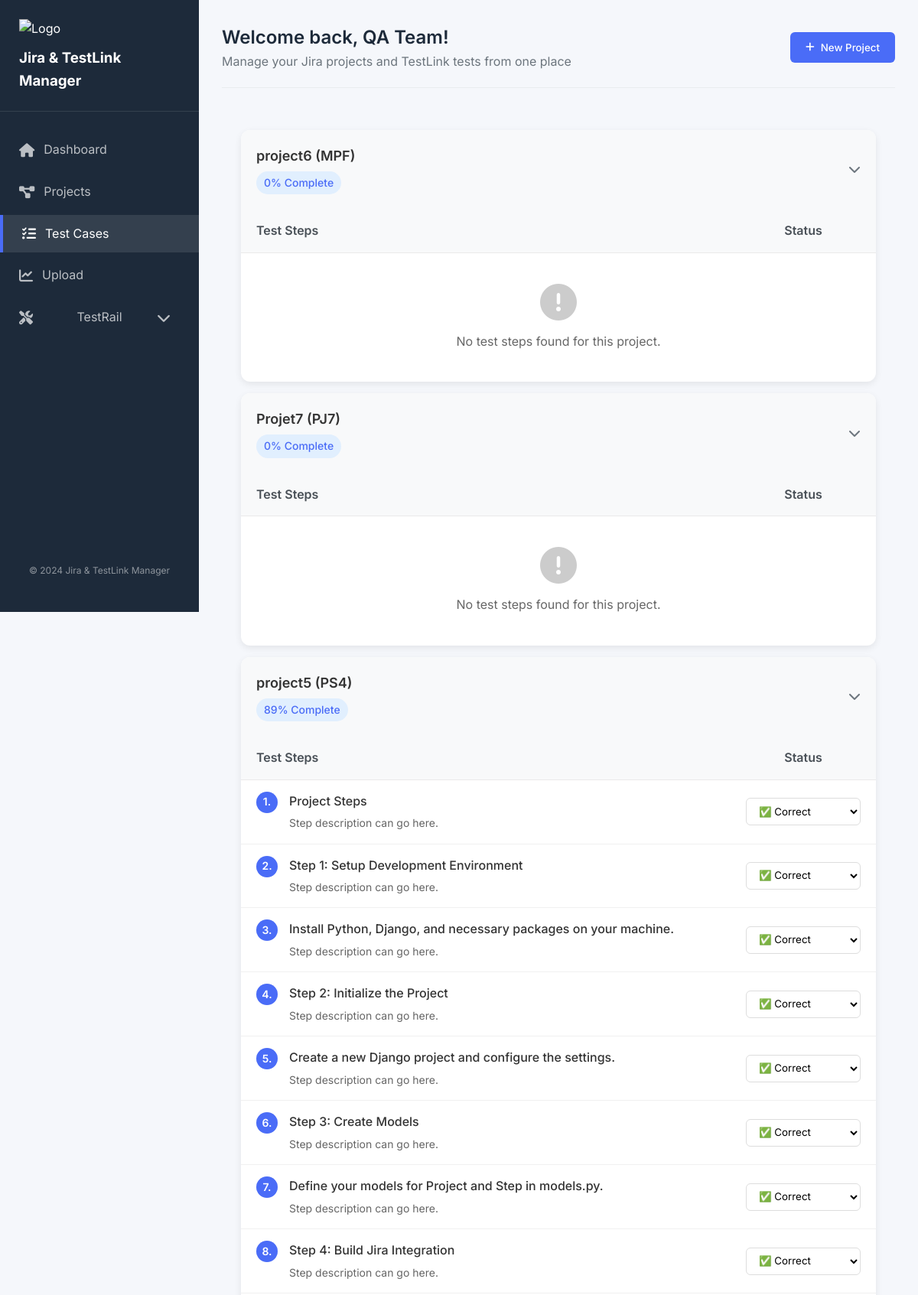
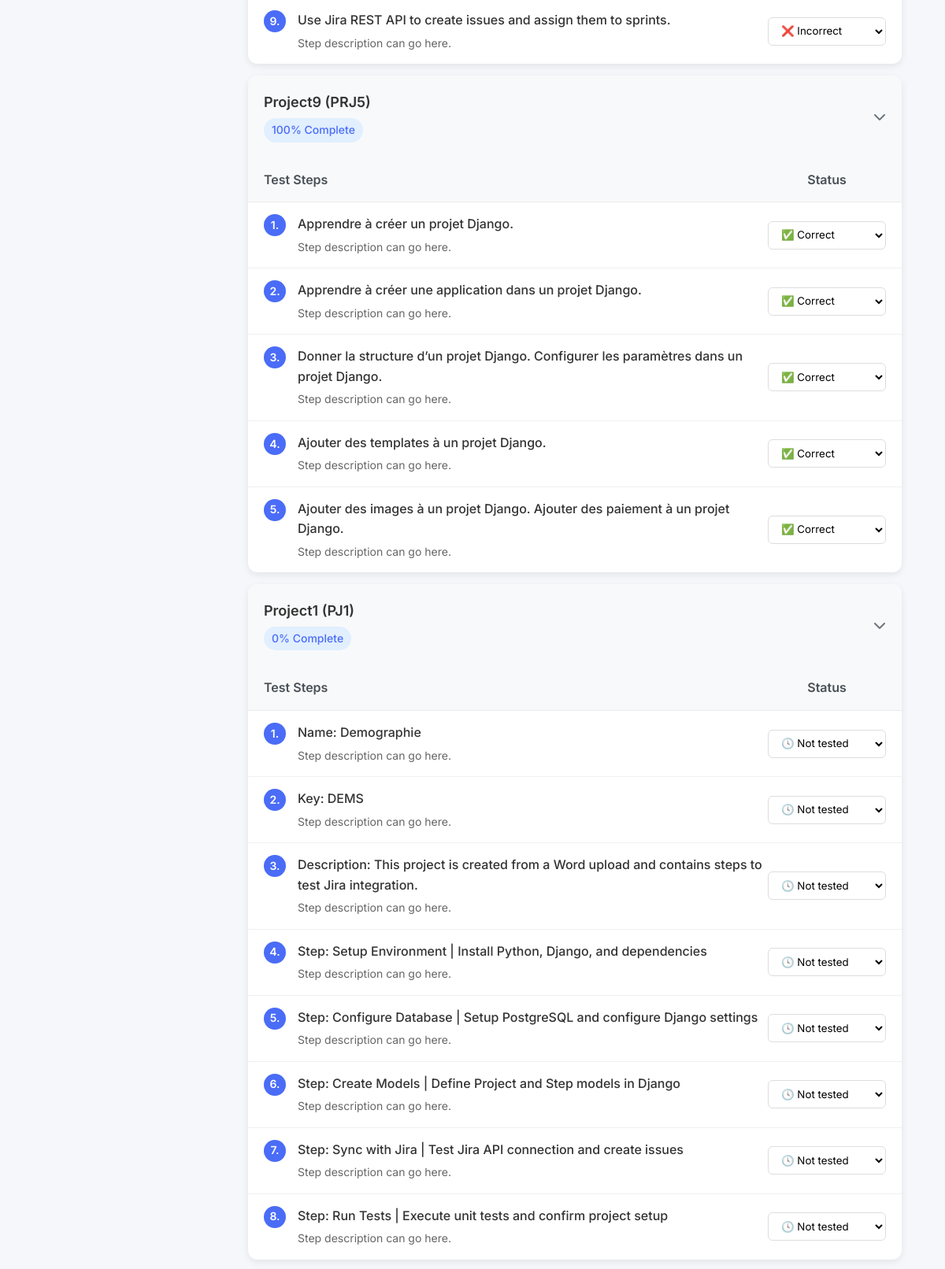
The page /test-cases (upper part) on the database its author committed (2 pictures, top to bottom).
### app/models.py (models this page shows, shortened)
class Project(models.Model):
    name = models.CharField(max_length=255)
    key = models.CharField(max_length=10, unique=True)
    description = models.TextField(blank=True, null=True)

class Step(models.Model):
    STATUS_CHOICES = [
        ('not tested', 'Non testé'),
        ('correct', 'Correct'),
        ('incorrect', 'Incorrect'),
    ]
    project = models.ForeignKey(Project, on_delete=models.CASCADE, related_name='steps')
    title = models.CharField(max_length=255)
    description = models.TextField()
    status = models.CharField(max_length=20, choices=STATUS_CHOICES, default='not tested')
    completed = models.BooleanField(default=False)

### app/views.py (the view)
# urls.py: path('test-cases', views.test_cases_view, name='test_cases'),
def test_cases_view(request):
    projects = Project.objects.all()
    projects_data = []
    for project in projects:
        steps = project.steps.all()
        total_steps = steps.count()
        if total_steps > 0:
            completed_steps = steps.filter(status='correct').count()
            percentage = (completed_steps / total_steps) * 100
        else:
            percentage = 0
        projects_data.append({
            'id': project.id,
            'name': project.name,
            'key': project.key,
            'percentage': round(percentage),
            'steps': steps
        })
    context = {
        'projects': projects_data
    }
    return render(request, 'projects/test_cases.html', context)

### app/templatetags/active_link.py (called while the page is built)
@register.simple_tag(takes_context=True)
def active(context, url_name):
    request = context.get('request')
    if request and hasattr(request, "resolver_match"):
        if request.resolver_match and request.resolver_match.url_name == url_name:
            return "active"
    return ""

### app/templates/projects/test_cases.html (shortened to what this page needs)
{% extends '_partials/base.html' %}
{% load static %}
{% block content %}
<div class="test-cases-container">
    {% if projects %}
    <div class="projects-accordion">
        {% for project in projects %}
        <div class="project-item">
            <div class="project-header" data-project-id="{{ project.id }}">
                <div class="project-info">
                    <h3>{{ project.name }} ({{ project.key }})</h3>
                    <span class="project-progress">{{ project.percentage }}% Complete</span>
                </div>
                <div class="project-actions">
                    <span class="toggle-icon"><i class="fas fa-chevron-down"></i></span>
                </div>
            </div>
            <div class="project-steps-container">
                <div class="steps-header">
                    <span class="step-title-header">Test Steps</span>
                    <span class="step-status-header">Status</span>
                </div>
                {% if project.steps %}
                <div class="steps-list">
                    {% for step in project.steps %}
                    <div class="step-item">
                        <div class="step-content">
                            <div class="step-number">{{ forloop.counter }}.</div>
                            <div class="step-details">
                                <h4 class="step-title">{{ step.title }}</h4>
                                {% if step.description %}
                                <p class="step-description">{{ step.description }}</p>
                                {% endif %}
                            </div>
                        </div>
                        <div class="step-status">
                            <select name="status_{{ step.id }}" class="status-select" data-project-key="{{ project.key }}">
                                <option value="not tested" {% if step.status == "not tested" %}selected{% endif %}>
                                    🕓 Not tested
                                </option>
                                <option value="correct" {% if step.status == "correct" %}selected{% endif %}>
                                    ✅ Correct
                                </option>
                                <option value="incorrect" {% if step.status == "incorrect" %}selected{% endif %}>
                                    ❌ Incorrect
                                </option>
                            </select>
                        </div>
                    </div>
                    {% endfor %}
                </div>
                {% else %}
                <div class="no-steps">
                    <i class="fas fa-exclamation-circle"></i>
                    <p>No test steps found for this project.</p>
                </div>
                {% endif %}
            </div>
        </div>
        {% endfor %}
    </div>
    {% endif %}
</div>
<link rel="stylesheet" href="https://cdnjs.cloudflare.com/ajax/libs/font-awesome/6.4.0/css/all.min.css">
{% endblock content %}

### app/templates/_partials/base.html (shortened to what this page needs)
{% load static %}
{% load active_link %}
<!DOCTYPE html>
<html lang="en">
<head>
    <link rel="stylesheet" href="https://cdnjs.cloudflare.com/ajax/libs/font-awesome/6.4.0/css/all.min.css">
</head>
<body>
    <div class="container-fluid">
        <div class="sidebar">
            <div class="logo">
                <img src="https://img.icons8.com/dusk/64/000000/bug.png" alt="Logo">
                <h3>Jira & TestLink Manager</h3>
            </div>
            <ul class="nav-links">
                <li>
                    <a href="{% url 'index' %}" class="{% active 'index' %}">
                        <i class="fas fa-home"></i>
                        <span>Dashboard</span>
                    </a>
                </li>
                <li>
                    <a href="{% url 'jira-projects' %}" class="{% active 'jira-projects' %}">
                        <i class="fas fa-project-diagram"></i>
                        <span>Projects</span>
                    </a>
                </li>
                <li>
                    <a href="{% url 'test_cases' %}" class="{% active 'test_cases' %}">
                        <i class="fas fa-tasks"></i>
                        <span>Test Cases</span>
                    </a>
                </li>
                <li>
                    <a href="{% url 'upload_project_with_steps' %}" class="{% active 'upload_project_with_steps' %}">
                        <i class="fas fa-chart-line"></i>
                        <span>Upload</span>
                    </a>
                </li>
                <li class="has-submenu">
                    <a href="javascript:void(0);" class="submenu-trigger">
                        <i class="fas fa-tools"></i>
                        <span>TestRail</span>
                        <i class="fas fa-chevron-down submenu-arrow"></i>
                    </a>
                </li>
            </ul>
            <div style="padding: 20px; color: rgba(255,255,255,0.5); font-size: 12px; text-align: center;">
                &copy; 2024 Jira & TestLink Manager
            </div>
        </div>
        <div class="main-content">
            <div class="header">
                <div class="welcome">
                    <h2>Welcome back, QA Team!</h2>
                    <p>Manage your Jira projects and TestLink tests from one place</p>
                </div>
                <div class="header-actions">
                    <form action="{% url 'create_project' %}" method="get">
                        <button class="btn btn-primary">
                            <i class="fas fa-plus"></i> New Project
                        </button>
                    </form>
                </div>
            </div>
            {% block content %}{% endblock %}
        </div>
    </div>
</body>
</html>

### app/templates/_partials/base.html (style rules this page uses)
:root { --primary: #4a6cf7; --secondary: #6c757d; --success: #1dbe72; --danger: #f68e9d; --dark: #1d2a3a; --light: #f8f9fa; --sidebar-width: 260px; --border-radius: 12px; --box-shadow: 0 5px 20px rgba(0, 0, 0, 0.05); }
* { margin: 0; padding: 0; box-sizing: border-box; font-family: 'Inter', sans-serif; }
body { background-color: #f5f7fb; color: #495057; line-height: 1.6; }
.container-fluid { display: flex; min-height: 100vh; }
.sidebar { width: var(--sidebar-width); background: var(--dark); color: white; padding: 25px 0; display: flex; flex-direction: column; position: fixed; height: 100vh; transition: all 0.3s ease; z-index: 1000; }
.logo { padding: 0 25px 25px; border-bottom: 1px solid rgba(255, 255, 255, 0.1); margin-bottom: 25px; }
.logo img { height: 50px; width: auto; margin-bottom: 10px; }
.nav-links { list-style: none; padding: 0; margin: 0; flex-grow: 1; }
.nav-links li { margin-bottom: 5px; }
.nav-links a { display: flex; align-items: center; padding: 12px 25px; color: rgba(255, 255, 255, 0.7); text-decoration: none; transition: all 0.3s; }
.nav-links a:hover, .nav-links a.active { color: white; background: rgba(255, 255, 255, 0.1); border-left: 4px solid var(--primary); }
.nav-links i { margin-right: 12px; font-size: 18px; }
.main-content { flex: 1; margin-left: var(--sidebar-width); padding: 30px; }
.header { display: flex; justify-content: space-between; align-items: center; margin-bottom: 30px; padding-bottom: 20px; border-bottom: 1px solid #e9ecef; }
.welcome h2 { font-size: 24px; font-weight: 600; color: var(--dark); }
.welcome p { color: var(--secondary); }
.btn { display: inline-flex; align-items: center; gap: 8px; padding: 10px 20px; border-radius: 6px; font-weight: 500; cursor: pointer; transition: all 0.3s; text-decoration: none; border: none; }
.btn-primary { background: var(--primary); color: white; }
.has-submenu { position: relative; }
.submenu-trigger { display: flex; align-items: center; justify-content: space-between; cursor: pointer; }
.submenu-arrow { font-size: 12px; transition: transform 0.3s ease; }

### rows shown on the page
Project: name "project6", key "MPF"
Project: name "Projet7", key "PJ7"
Project: name "project5", key "PS4"
Step: title "Project Steps", description "Step description can go here.", status+id "✅ Correct"
Step: title "Step 1: Setup Development Environment", description "Step description can go here.", status+id "✅ Correct"
Step: title "Install Python, Django, and necessary packages on your machine.", description "Step description can go here.", status+id "✅ Correct"
Step: title "Step 2: Initialize the Project", description "Step description can go here.", status+id "✅ Correct"
Step: title "Create a new Django project and configure the settings.", description "Step description can go here.", status+id "✅ Correct"
Step: title "Step 3: Create Models", description "Step description can go here.", status+id "✅ Correct"
Step: title "Define your models for Project and Step in models.py.", description "Step description can go here.", status+id "✅ Correct"
Step: title "Step 4: Build Jira Integration", description "Step description can go here.", status+id "✅ Correct"
Step: title "Use Jira REST API to create issues and assign them to sprints.", description "Step description can go here.", status+id "❌ Incorrect"
Project: name "Project9", key "PRJ5"
Step: title "Apprendre à créer un projet Django.", description "Step description can go here.", status+id "✅ Correct"
Step: title "Apprendre à créer une application dans un projet Django.", description "Step description can go here.", status+id "✅ Correct"
Step: title "Donner la structure d’un projet Django. Configurer les paramètres dans un projet Django.", description "Step description can go here.", status+id "✅ Correct"
Step: title "Ajouter des templates à un projet Django.", description "Step description can go here.", status+id "✅ Correct"
Step: title "Ajouter des images à un projet Django. Ajouter des paiement à un projet Django.", description "Step description can go here.", status+id "✅ Correct"
Project: name "Project1", key "PJ1"
Step: title "Name: Demographie", description "Step description can go here.", status+id "🕓 Not tested"
Step: title "Key: DEMS", description "Step description can go here.", status+id "🕓 Not tested"
Step: title "Description: This project is created from a Word upload and contains steps to test Jira integration.", description "Step description can go here.", status+id "🕓 Not tested"
Step: title "Step: Setup Environment | Install Python, Django, and dependencies", description "Step description can go here.", status+id "🕓 Not tested"
Step: title "Step: Configure Database | Setup PostgreSQL and configure Django settings", description "Step description can go here.", status+id "🕓 Not tested"
Step: title "Step: Create Models | Define Project and Step models in Django", description "Step description can go here.", status+id "🕓 Not tested"
Step: title "Step: Sync with Jira | Test Jira API connection and create issues", description "Step description can go here.", status+id "🕓 Not tested"
Step: title "Step: Run Tests | Execute unit tests and confirm project setup", description "Step description can go here.", status+id "🕓 Not tested"

### other values the page prints
{{ project.percentage }} "0" "0" "89" "100" "0"
